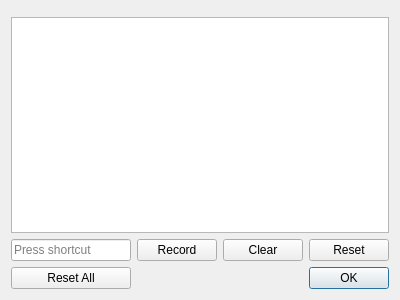
<?xml version="1.0" encoding="UTF-8"?>
<ui version="4.0">
 <class>pqCustomizeShortcutsDialog</class>
 <widget class="QDialog" name="pqCustomizeShortcutsDialog">
  <property name="geometry">
   <rect>
    <x>0</x>
    <y>0</y>
    <width>400</width>
    <height>300</height>
   </rect>
  </property>
  <property name="sizePolicy">
   <sizepolicy hsizetype="Preferred" vsizetype="Preferred">
    <horstretch>0</horstretch>
    <verstretch>0</verstretch>
   </sizepolicy>
  </property>
  <property name="windowTitle">
   <string>Dialog</string>
  </property>
  <layout class="QVBoxLayout" name="verticalLayout">
   <item>
    <widget class="pqSearchBox" name="searchBox" native="true"/>
   </item>
   <item>
    <widget class="QTreeView" name="treeView">
     <property name="horizontalScrollBarPolicy">
      <enum>Qt::ScrollBarAlwaysOff</enum>
     </property>
     <property name="sizeAdjustPolicy">
      <enum>QAbstractScrollArea::AdjustIgnored</enum>
     </property>
     <property name="showDropIndicator" stdset="0">
      <bool>false</bool>
     </property>
     <property name="autoExpandDelay">
      <number>0</number>
     </property>
    </widget>
   </item>
   <item>
    <widget class="QWidget" name="widget" native="true">
     <layout class="QGridLayout" name="gridLayout">
      <property name="leftMargin">
       <number>0</number>
      </property>
      <property name="topMargin">
       <number>0</number>
      </property>
      <property name="rightMargin">
       <number>0</number>
      </property>
      <property name="bottomMargin">
       <number>0</number>
      </property>
      <property name="spacing">
       <number>6</number>
      </property>
      <item row="0" column="0">
       <widget class="QKeySequenceEdit" name="keySequenceEdit">
        <property name="sizePolicy">
         <sizepolicy hsizetype="Expanding" vsizetype="Fixed">
          <horstretch>1</horstretch>
          <verstretch>0</verstretch>
         </sizepolicy>
        </property>
       </widget>
      </item>
      <item row="0" column="1">
       <widget class="QPushButton" name="recordButton">
        <property name="toolTip">
         <string>To set the shortcut for the selected action, press this then enter the shortcut.</string>
        </property>
        <property name="text">
         <string>Record</string>
        </property>
       </widget>
      </item>
      <item row="0" column="2">
       <widget class="QPushButton" name="clearButton">
        <property name="sizePolicy">
         <sizepolicy hsizetype="Minimum" vsizetype="Fixed">
          <horstretch>0</horstretch>
          <verstretch>0</verstretch>
         </sizepolicy>
        </property>
        <property name="toolTip">
         <string>Remove the shortcut for the selected action.</string>
        </property>
        <property name="text">
         <string>Clear</string>
        </property>
       </widget>
      </item>
      <item row="0" column="3">
       <widget class="QPushButton" name="resetButton">
        <property name="toolTip">
         <string>Restore the default shortcut for the selected action.</string>
        </property>
        <property name="text">
         <string>Reset</string>
        </property>
       </widget>
      </item>
      <item row="1" column="3">
       <widget class="QDialogButtonBox" name="buttonBox">
        <property name="orientation">
         <enum>Qt::Horizontal</enum>
        </property>
        <property name="standardButtons">
         <set>QDialogButtonBox::Ok</set>
        </property>
       </widget>
      </item>
      <item row="1" column="0">
       <widget class="QPushButton" name="resetAllButton">
        <property name="toolTip">
         <string>Resets the shortcuts for all actions to the default or clears the shortcut if there is no default.</string>
        </property>
        <property name="text">
         <string>Reset All</string>
        </property>
       </widget>
      </item>
     </layout>
    </widget>
   </item>
  </layout>
 </widget>
 <customwidgets>
  <customwidget>
   <class>pqSearchBox</class>
   <extends>QWidget</extends>
   <header>pqSearchBox.h</header>
   <container>1</container>
  </customwidget>
 </customwidgets>
 <resources/>
 <connections>
  <connection>
   <sender>buttonBox</sender>
   <signal>accepted()</signal>
   <receiver>pqCustomizeShortcutsDialog</receiver>
   <slot>accept()</slot>
   <hints>
    <hint type="sourcelabel">
     <x>248</x>
     <y>254</y>
    </hint>
    <hint type="destinationlabel">
     <x>157</x>
     <y>274</y>
    </hint>
   </hints>
  </connection>
  <connection>
   <sender>buttonBox</sender>
   <signal>rejected()</signal>
   <receiver>pqCustomizeShortcutsDialog</receiver>
   <slot>reject()</slot>
   <hints>
    <hint type="sourcelabel">
     <x>316</x>
     <y>260</y>
    </hint>
    <hint type="destinationlabel">
     <x>286</x>
     <y>274</y>
    </hint>
   </hints>
  </connection>
 </connections>
</ui>
